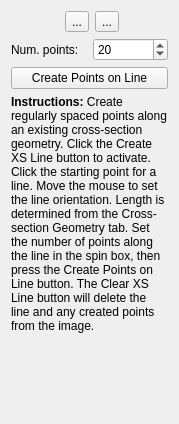
              <widget class="QWidget" name="CrossSectionPage">
               <property name="geometry">
                <rect>
                 <x>0</x>
                 <y>0</y>
                 <width>179</width>
                 <height>424</height>
                </rect>
               </property>
               <attribute name="icon">
                <iconset>
                 <normaloff>icons/draw-cross-section.svg</normaloff>icons/draw-cross-section.svg</iconset>
               </attribute>
               <attribute name="label">
                <string>Cross-Section</string>
               </attribute>
               <layout class="QVBoxLayout" name="verticalLayout_6">
                <item>
                 <layout class="QFormLayout" name="formLayout_9">
                  <property name="formAlignment">
                   <set>Qt::AlignCenter</set>
                  </property>
                  <item row="0" column="0">
                   <widget class="QToolButton" name="toolbuttonCreateXsLine">
                    <property name="toolTip">
                     <string>Create a line given known cross-section geometry</string>
                    </property>
                    <property name="text">
                     <string>...</string>
                    </property>
                    <property name="icon">
                     <iconset>
                      <normaloff>icons/draw-cross-section.svg</normaloff>icons/draw-cross-section.svg</iconset>
                    </property>
                    <property name="iconSize">
                     <size>
                      <width>26</width>
                      <height>26</height>
                     </size>
                    </property>
                    <property name="checkable">
                     <bool>true</bool>
                    </property>
                   </widget>
                  </item>
                  <item row="0" column="1">
                   <widget class="QToolButton" name="toolbuttonClearXsLine">
                    <property name="toolTip">
                     <string>Clear the line and any points</string>
                    </property>
                    <property name="text">
                     <string>...</string>
                    </property>
                    <property name="icon">
                     <iconset>
                      <normaloff>icons/clear-draw-cross-section.svg</normaloff>icons/clear-draw-cross-section.svg</iconset>
                    </property>
                    <property name="iconSize">
                     <size>
                      <width>26</width>
                      <height>26</height>
                     </size>
                    </property>
                   </widget>
                  </item>
                 </layout>
                </item>
                <item>
                 <layout class="QHBoxLayout" name="horizontalLayout_7">
                  <item>
                   <widget class="QLabel" name="labelXsNumPoints">
                    <property name="text">
                     <string>Num. points:</string>
                    </property>
                   </widget>
                  </item>
                  <item>
                   <widget class="QSpinBox" name="spinbocXsLineNumPoints">
                    <property name="toolTip">
                     <string>Number of equally-spaced points along the line</string>
                    </property>
                    <property name="minimum">
                     <number>1</number>
                    </property>
                    <property name="maximum">
                     <number>100</number>
                    </property>
                    <property name="value">
                     <number>20</number>
                    </property>
                   </widget>
                  </item>
                 </layout>
                </item>
                <item>
                 <widget class="QPushButton" name="buttonCreatePointsOnCrossSection">
                  <property name="toolTip">
                   <string>Create equally-spaced points along the line</string>
                  </property>
                  <property name="text">
                   <string>Create Points on Line</string>
                  </property>
                 </widget>
                </item>
                <item>
                 <widget class="QLabel" name="labelXsInstructions">
                  <property name="text">
                   <string>&lt;html&gt;&lt;head/&gt;&lt;body&gt;&lt;p&gt;&lt;span style=&quot; font-weight:700;&quot;&gt;Instructions:&lt;/span&gt; Create regularly spaced points along an existing cross-section geometry. Click the Create XS Line button to activate. Click the starting point for a line. Move the mouse to set the line orientation. Length is determined from the Cross-section Geometry tab. Set the number of points along the line in the spin box, then press the Create Points on Line button. The Clear XS Line button will delete the line and any created points from the image. &lt;/p&gt;&lt;/body&gt;&lt;/html&gt;</string>
                  </property>
                  <property name="wordWrap">
                   <bool>true</bool>
                  </property>
                 </widget>
                </item>
                <item>
                 <spacer name="verticalSpacer_4">
                  <property name="orientation">
                   <enum>Qt::Vertical</enum>
                  </property>
                  <property name="sizeHint" stdset="0">
                   <size>
                    <width>20</width>
                    <height>40</height>
                   </size>
                  </property>
                 </spacer>
                </item>
               </layout>
              </widget>
